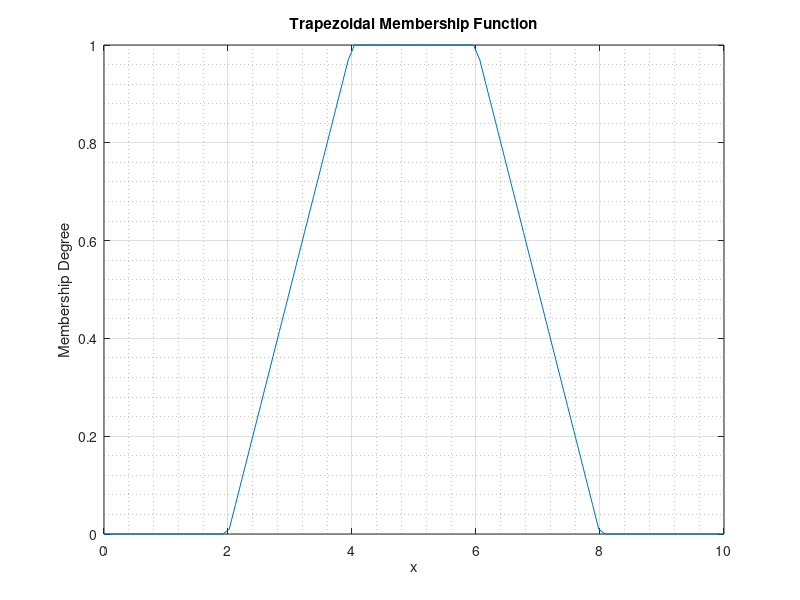

Recreate this plot in MATLAB.
x = linspace(0, 10, 100);
y = trapmf(x, [2 4 6 8]);

plot(x, y);
xlabel('x');
ylabel('Membership Degree');
title('Trapezoidal Membership Function');
grid on
grid minor
